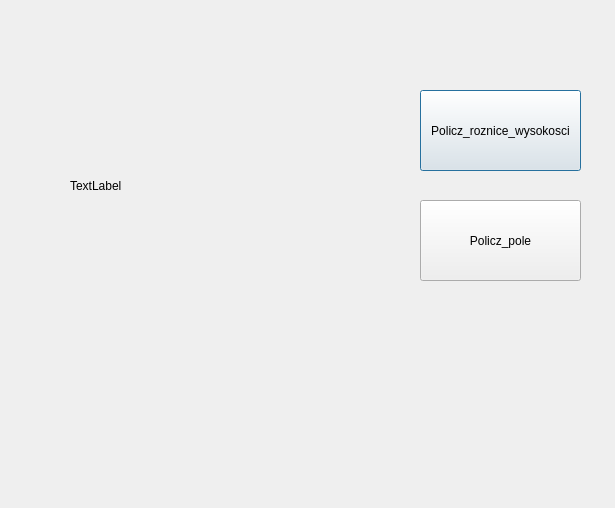
<?xml version="1.0" encoding="UTF-8"?>
<ui version="4.0">
 <class>WtyczkaASDialogBase</class>
 <widget class="QDialog" name="WtyczkaASDialogBase">
  <property name="geometry">
   <rect>
    <x>0</x>
    <y>0</y>
    <width>615</width>
    <height>508</height>
   </rect>
  </property>
  <property name="windowTitle">
   <string>Projekt2</string>
  </property>
  <widget class="QPushButton" name="Policz_roznice_wysokosci">
   <property name="geometry">
    <rect>
     <x>420</x>
     <y>90</y>
     <width>161</width>
     <height>81</height>
    </rect>
   </property>
   <property name="text">
    <string>Policz_roznice_wysokosci</string>
   </property>
  </widget>
  <widget class="QPushButton" name="Policz_pole">
   <property name="geometry">
    <rect>
     <x>420</x>
     <y>200</y>
     <width>161</width>
     <height>81</height>
    </rect>
   </property>
   <property name="text">
    <string>Policz_pole</string>
   </property>
  </widget>
  <widget class="QLabel" name="Wyniki">
   <property name="geometry">
    <rect>
     <x>70</x>
     <y>80</y>
     <width>271</width>
     <height>211</height>
    </rect>
   </property>
   <property name="text">
    <string>TextLabel</string>
   </property>
  </widget>
 </widget>
 <resources/>
 <connections/>
</ui>
